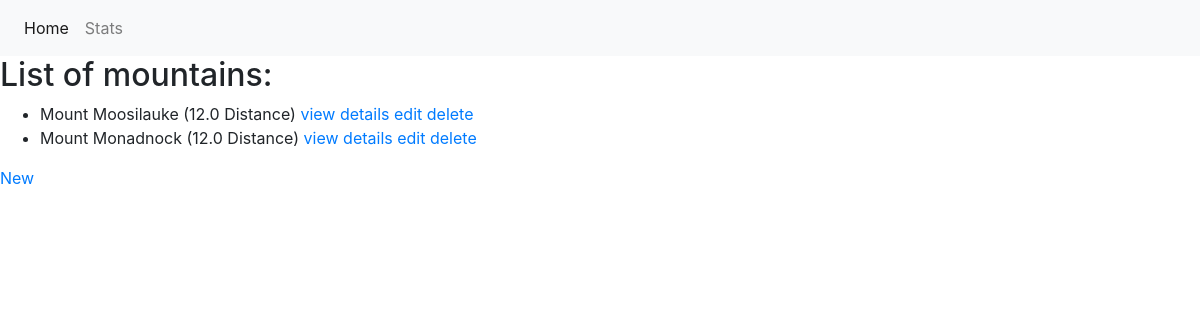
The app's page /hiking/, older data.
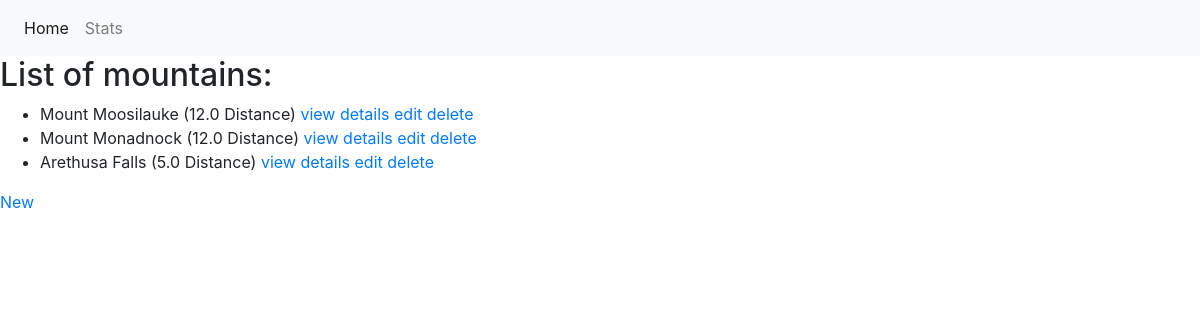
The same page, newer data.
### hiking/models.py (models this page shows, shortened)
class Hiking (models.Model):
    name = models.CharField(max_length = 100)
    distance = models.FloatField()
    elevation = models.IntegerField()
    time = models.FloatField()
    date = models.DateField(default=datetime.date.today)
    group_size = models.IntegerField()
    state = models.CharField(max_length = 20)

### hiking/views.py (the view)
# urls.py: path('', views.hike_list, name='hike_list'),
def hike_list(request, template_name='hiking/templates/hiking_list.html'):
    hike = Hiking.objects.all()
    data = {}
    data['object_list'] = hike
    return render(request, template_name, data)

### hiking/templates/hiking_list.html
{% extends "base.html" %}
{% block content %}
    <h2>List of mountains:</h2>
    <ul>
        {% for hike in object_list %}
        <li>{{ hike.name }}  ({{ hike.distance }} Distance)
            <a href="{% url 'hike_view' hike.id %}">view details</a>
            <a href="{% url 'hike_edit' hike.id %}">edit</a>
            <a href="{% url 'hike_delete' hike.id %}">delete</a>
        </li>
        {% endfor %}
    </ul>
    <a href="{% url 'hike_new' %}">New</a>
{% endblock %}

Row changes from the older to the newer data that the page shows:
added Hiking: name "Arethusa Falls", distance "5.0"
